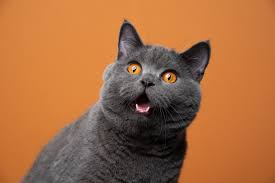
#> input picture classWork4/cat.jpg, 275 x 183 px, found by its file name
$ python input.py   (older library calls are emulated)
#> lines starting #> are read from the running program, lines starting #| are printed output that depends on the picture
import cv2
import numpy as np

def FourierTransform(img):
    img32 = img.astype(np.float32)  # Convert image data type to float32
    imgFourier = np.fft.fft2(img32)  # Apply Fourier Transform to the image
    imgFourier = np.fft.fftshift(imgFourier)
    # for magnitude spectrum
    imgReal = np.real(imgFourier)  # Extract the real component of the Fourier-transformed image
    imgImag = np.imag(imgFourier)  # Extract the imaginary component of the Fourier-transformed image
    imgMag = np.sqrt(imgReal**2 + imgImag**2)  # Calculate the magnitude spectrum
    imgMag = np.log(1 + imgMag)  # Compute the logarithm of the magnitude spectrum for visualization enhancement
    imgMag = cv2.normalize(imgMag, None, 0, 255, cv2.NORM_MINMAX, cv2.CV_8U)  # Normalize and convert the magnitude spectrum to uint8

    return imgFourier, imgMag

if __name__ == '__main__':

    img = cv2.imread('C:\\Users\\us\\Documents\\Python\\classWork4\\cat.jpg', 0)
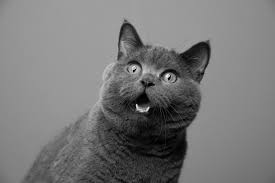
#> img: shape (183, 275); min 0, max 244, mean 120.1
    h, w = img.shape
#> h = 183; w = 275

    kernel_vert = np.array([
                            [1, 0, -1],  # Vertical Sobel filter Kernel
                            [2, 0, -2],
                            [1, 0, -1]
                        ])

    kernel_length = len(kernel_vert)

    kernel_pad = np.pad(kernel_vert, ((h // 2 , h // 2 - kernel_length), (w // 2 , w // 2 - kernel_length)), mode='constant')
    kernel = np.fft.fftshift(kernel_pad)

    filterF, filterMag = FourierTransform(kernel)
    imgF, imgMag = FourierTransform(img)
#> in FourierTransform (call 2), `imgMag = np.log(1 + imgMag)`:
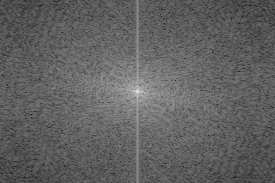
#> imgMag: shape (183, 275) float64; min 1.54, max 15.61, mean 6.92; drawn with min black and max white
    cv2.imwrite('img.png', imgMag)
    cv2.imwrite('filter.png', filterMag)
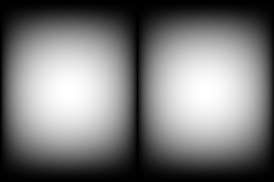
#> saved as filter.png: shape (182, 274); min 0, max 255, mean 119.8

    imgF_np = np.array(imgF)
    filterF_np = np.array(filterF)

    filterF_np = filterF_np.astype(np.float32)

    filterF_resized = cv2.resize(filterF_np, (imgF_np.shape[1], imgF_np.shape[0]), interpolation=cv2.INTER_LINEAR)
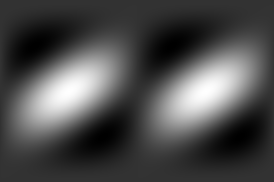
#> filterF_np: shape (182, 274) float32; min -2, max 8, mean 1; drawn with min black and max white

    dotProduct = imgF_np * filterF_resized

    imgF_filtered = np.fft.ifftshift(dotProduct)
    imgF_filtered = np.fft.ifft2(imgF_filtered)
    filtered = np.real(imgF_filtered)
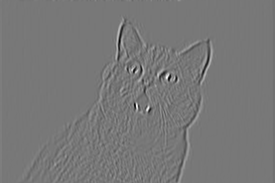
#> filtered: shape (183, 275) float64; min -460.2, max 517.5, mean 0.4; drawn with min black and max white
    imgF_filtered = cv2.normalize(filtered, None, 0, 255, cv2.NORM_MINMAX, cv2.CV_8U)  # Normalize the filtered image
    cv2.imshow('Frequency domain', imgF_filtered)
    cv2.imwrite('Sobel-Frequency.png', imgF_filtered)


    sobelX = cv2.Sobel(img, cv2.CV_64F, 1, 0, ksize=3)
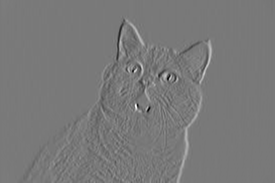
#> sobelX: shape (183, 275) float64; min -731, max 803, mean -0.3; drawn with min black and max white
    sobelX = cv2.normalize(sobelX, None, 0, 255, cv2.NORM_MINMAX, cv2.CV_8U)
    cv2.imshow('Spatial domain', sobelX)
    cv2.imwrite('Sobel-Spatial.png', sobelX)

    compare_pics = np.concatenate((imgF_filtered, sobelX), axis=1)
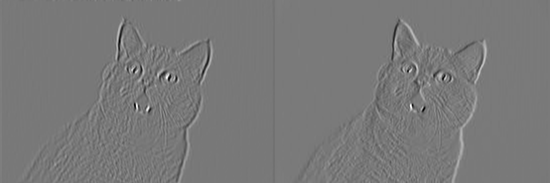
#> compare_pics: shape (183, 550); min 0, max 255, mean 120.9
    cv2.imshow('Frequency and Spatial domain', compare_pics)

    cv2.waitKey(0)
    cv2.destroyAllWindows()
